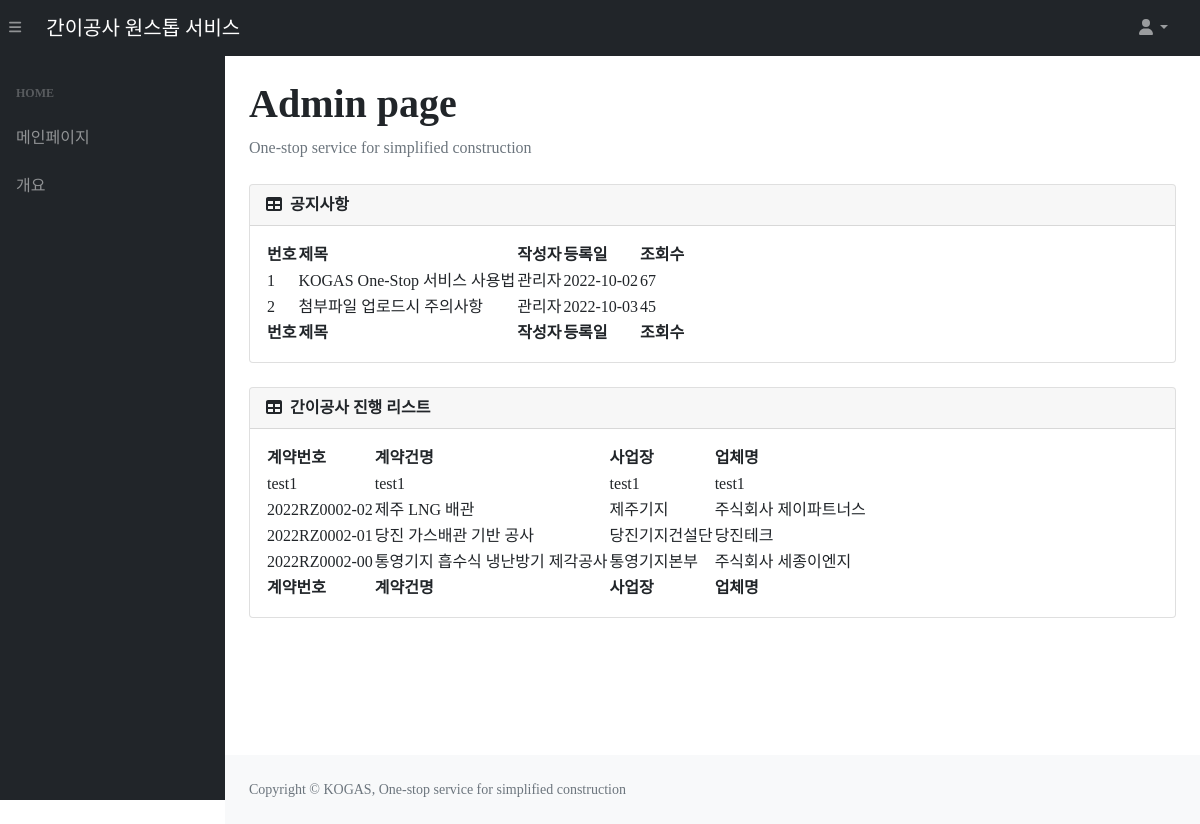
Before: / with the older database file.
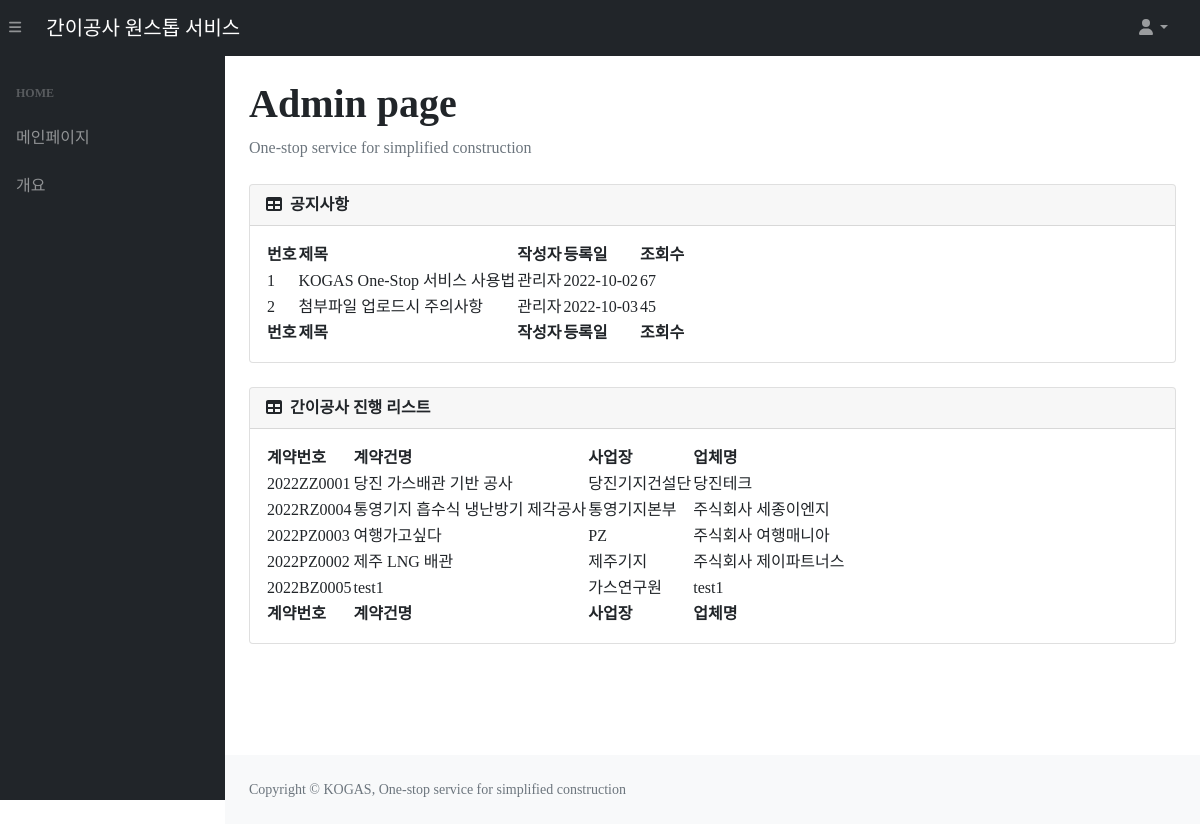
After: the same page with the newer database file.
### tables this page shows
CREATE TABLE "constructionList" (
	"contractNum"	TEXT UNIQUE,
	"title"	TEXT,
	"department"	TEXT,
	"company"	TEXT,
	"supervisor"	TEXT,
	"s_contact"	TEXT,
	"contractAmount"	NUMERIC,
	"deposit_rate"	NUMERIC,
	"fault_rate"	NUMERIC,
	"progress"	INTEGER,
	"s_position"	TEXT,
	"s_email"	TEXT,
	"class_code"	TEXT,
	"budget_course"	TEXT,
	"start_date"	TEXT,
	"contract_completion"	TEXT,
	"real_completion"	TEXT,
	"summary"	TEXT,
	"company2"	TEXT,
	"company2_amount"	NUMERIC,
	"company3"	TEXT,
	"company3_amount"	NUMERIC,
	PRIMARY KEY("contractNum")
);

### app.py (the view)
@app.route('/')
def index():
    con = sqlite3.connect(path.join(ROOT, 'KOGAS.db'))
    cur = con.cursor()
    sql = f"SELECT * FROM constructionList"
    cur.execute(sql)
    list = cur.fetchall()
    list = sorted(list, key=lambda x : x[0], reverse=True)
    session['logFlag_b'] = False
    session['contractNum'] = False
    return render_template('index.html', login=session.get('logFlag'), constructionList=list)

### templates/index.html (shortened to what this page needs)
<!DOCTYPE html>
<html lang="ko">
<head>
    <link href="https://cdn.jsdelivr.net/npm/simple-datatables@latest/dist/style.css" rel="stylesheet" />
    <link rel="stylesheet" href="{{ url_for('static', filename='css/main.css') }}">|
</head>
<body class="sb-nav-fixed">
    <nav class="sb-topnav navbar navbar-expand navbar-dark bg-dark">
        <button class="btn btn-link btn-sm order-1 order-lg-0 me-4 me-lg-0" id="sidebarToggle" href="#!"><i
                class="fas fa-bars"></i></button>
        <a class="navbar-brand ps-3" href="{{ url_for('index') }}">
            간이공사 원스톱 서비스 </a>
        <ul class="navbar-nav ms-auto ms-md-0 me-3 me-lg-4">
            <li class="nav-item dropdown">
                <a class="nav-link dropdown-toggle" id="navbarDropdown" href="#" role="button" data-bs-toggle="dropdown"
                    aria-expanded="false"><i class="fas fa-user fa-fw"></i></a>
            </li>
        </ul>
    </nav>
    <div id="layoutSidenav">
        <div id="layoutSidenav_nav">
            <nav class="sb-sidenav accordion sb-sidenav-dark" id="sidenavAccordion">
                <div class="sb-sidenav-menu">
                    <div class="nav">
                        <div class="sb-sidenav-menu-heading">Home</div>
                        <a class="nav-link" href="{{ url_for('index') }}">메인페이지</a>
                        <a class="nav-link" href="{{ url_for('summary') }}">개요</a>
                    </div>
                </div>
            </nav>
        </div>
        <div id="layoutSidenav_content">
            <main>
                <div class="container-fluid px-4">
                    {% block main %}
                    <h1 class="mt-4" style="text-align:left;"><b>Admin page</b></h1>
                    <ol class="breadcrumb mb-4">
                        <li class="breadcrumb-item active">One-stop service for simplified construction</li>
                    </ol>
                    <div class="card mb-4">
                        <div class="card-header">
                            <i class="fas fa-table me-1"></i>
                            <b>공지사항</b>
                        </div>
                        <div class="card-body">
                            <table id="datatablesSimple2">
                                <thead>
                                    <tr>
                                        <th>번호</th>
                                        <th>제목</th>
                                        <th>작성자</th>
                                        <th>등록일</th>
                                        <th>조회수</th>
                                    </tr>
                                </thead>
                                <tfoot>
                                    <tr>
                                        <th>번호</th>
                                        <th>제목</th>
                                        <th>작성자</th>
                                        <th>등록일</th>
                                        <th>조회수</th>
                                    </tr>
                                </tfoot>
                                <tbody>
                                    <tr onclick="location.href='#';" style="cursor:pointer;">
                                        <td>1</td>
                                        <td>KOGAS One-Stop 서비스 사용법</td>
                                        <td>관리자</td>
                                        <td>2022-10-02</td>
                                        <td>67</td>
                                    </tr>
                                    <tr onclick="location.href='#';" style="cursor:pointer;">
                                        <td>2</td>
                                        <td>첨부파일 업로드시 주의사항</td>
                                        <td>관리자</td>
                                        <td>2022-10-03</td>
                                        <td>45</td>
                                    </tr>
                                </tbody>
                            </table>
                        </div>
                    </div>
                    <div class="card mb-4">
                        <div class="card-header"
                            style="display: flex; align-items: center; justify-content: space-between;">
                            <div>
                                <i class="fas fa-table me-1"></i>
                                <b>간이공사 진행 리스트</b>
                            </div>
                        </div>
                        <div class="card-body">
                            <table id="datatablesSimple">
                                <thead>
                                    <tr>
                                        <th>계약번호</th>
                                        <th>계약건명</th>
                                        <th>사업장</th>
                                        <th>업체명</th>
                                    </tr>
                                </thead>
                                <tfoot>
                                    <tr>
                                        <th>계약번호</th>
                                        <th>계약건명</th>
                                        <th>사업장</th>
                                        <th>업체명</th>
                                    </tr>
                                </tfoot>
                                <tbody>
                                    {% for construction in constructionList %}
                                    <tr onclick="location.href='/pre/{{construction[0]}}';" style="cursor:pointer;">
                                        <td>{{construction[0]}}</td>
                                        <td>{{construction[1]}}</td>
                                        <td>{{construction[2]}}</td>
                                        <td>{{construction[3]}}</td>
                                    </tr>
                                    {% endfor %}
                                </tbody>
                            </table>
                        </div>
                    </div>
                    {% endblock %}
                </div>
            </main>
            <footer class="py-4 bg-light mt-auto">
                <div class="container-fluid px-4">
                    <div class="d-flex align-items-center justify-content-between small">
                        <div class="text-muted">Copyright &copy; KOGAS, One-stop service for simplified construction
                        </div>
                    </div>
                </div>
            </footer>
        </div>
    </div>
</body>
</html>

Changed rows visible on the page:
removed constructionList: contractNum "test1", title "test1", department "test1", company "test1"
removed constructionList: contractNum "2022RZ0002-02", title "제주 LNG 배관", department "제주기지", company "주식회사 제이파트너스"
removed constructionList: contractNum "2022RZ0002-01", title "당진 가스배관 기반 공사", department "당진기지건설단", company "당진테크"
removed constructionList: contractNum "2022RZ0002-00", title "통영기지 흡수식 냉난방기 제각공사", department "통영기지본부", company "주식회사 세종이엔지"
added constructionList: contractNum "2022ZZ0001", title "당진 가스배관 기반 공사", department "당진기지건설단", company "당진테크"
added constructionList: contractNum "2022RZ0004", title "통영기지 흡수식 냉난방기 제각공사", department "통영기지본부", company "주식회사 세종이엔지"
added constructionList: contractNum "2022PZ0003", title "여행가고싶다", department "PZ", company "주식회사 여행매니아"
added constructionList: contractNum "2022PZ0002", title "제주 LNG 배관", department "제주기지", company "주식회사 제이파트너스"
added constructionList: contractNum "2022BZ0005", title "test1", department "가스연구원", company "test1"
